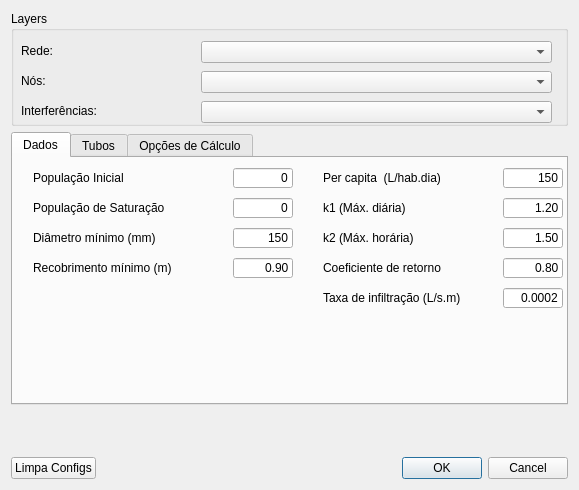
<?xml version="1.0" encoding="UTF-8"?>
<ui version="4.0">
 <class>SettingsDialog</class>
 <widget class="QDialog" name="SettingsDialog">
  <property name="geometry">
   <rect>
    <x>0</x>
    <y>0</y>
    <width>579</width>
    <height>490</height>
   </rect>
  </property>
  <property name="sizePolicy">
   <sizepolicy hsizetype="Fixed" vsizetype="Fixed">
    <horstretch>0</horstretch>
    <verstretch>0</verstretch>
   </sizepolicy>
  </property>
  <property name="minimumSize">
   <size>
    <width>579</width>
    <height>470</height>
   </size>
  </property>
  <property name="maximumSize">
   <size>
    <width>579</width>
    <height>600</height>
   </size>
  </property>
  <property name="windowTitle">
   <string>QEsg Configuração</string>
  </property>
  <layout class="QVBoxLayout" name="verticalLayout">
   <item>
    <widget class="QGroupBox" name="groupBox_Layers">
     <property name="sizePolicy">
      <sizepolicy hsizetype="MinimumExpanding" vsizetype="Preferred">
       <horstretch>0</horstretch>
       <verstretch>0</verstretch>
      </sizepolicy>
     </property>
     <property name="minimumSize">
      <size>
       <width>0</width>
       <height>115</height>
      </size>
     </property>
     <property name="title">
      <string>Layers</string>
     </property>
     <widget class="QComboBox" name="cmbRede">
      <property name="geometry">
       <rect>
        <x>190</x>
        <y>30</y>
        <width>351</width>
        <height>22</height>
       </rect>
      </property>
      <property name="minimumSize">
       <size>
        <width>300</width>
        <height>0</height>
       </size>
      </property>
      <property name="editable">
       <bool>false</bool>
      </property>
     </widget>
     <widget class="QLabel" name="label_4">
      <property name="geometry">
       <rect>
        <x>10</x>
        <y>30</y>
        <width>171</width>
        <height>20</height>
       </rect>
      </property>
      <property name="text">
       <string>Rede:</string>
      </property>
     </widget>
     <widget class="QComboBox" name="cmbVertices">
      <property name="geometry">
       <rect>
        <x>190</x>
        <y>60</y>
        <width>351</width>
        <height>22</height>
       </rect>
      </property>
      <property name="minimumSize">
       <size>
        <width>300</width>
        <height>0</height>
       </size>
      </property>
      <property name="editable">
       <bool>false</bool>
      </property>
      <property name="insertPolicy">
       <enum>QComboBox::InsertAtBottom</enum>
      </property>
     </widget>
     <widget class="QLabel" name="label_5">
      <property name="geometry">
       <rect>
        <x>10</x>
        <y>60</y>
        <width>171</width>
        <height>20</height>
       </rect>
      </property>
      <property name="text">
       <string>Nós:</string>
      </property>
     </widget>
     <widget class="QComboBox" name="cmbInterf">
      <property name="geometry">
       <rect>
        <x>190</x>
        <y>90</y>
        <width>351</width>
        <height>22</height>
       </rect>
      </property>
      <property name="minimumSize">
       <size>
        <width>300</width>
        <height>0</height>
       </size>
      </property>
      <property name="editable">
       <bool>false</bool>
      </property>
      <property name="insertPolicy">
       <enum>QComboBox::InsertAtBottom</enum>
      </property>
     </widget>
     <widget class="QLabel" name="label_9">
      <property name="geometry">
       <rect>
        <x>10</x>
        <y>90</y>
        <width>171</width>
        <height>20</height>
       </rect>
      </property>
      <property name="text">
       <string>Interferências:</string>
      </property>
     </widget>
    </widget>
   </item>
   <item>
    <widget class="QTabWidget" name="tabWidget">
     <property name="sizePolicy">
      <sizepolicy hsizetype="MinimumExpanding" vsizetype="MinimumExpanding">
       <horstretch>0</horstretch>
       <verstretch>0</verstretch>
      </sizepolicy>
     </property>
     <property name="minimumSize">
      <size>
       <width>0</width>
       <height>270</height>
      </size>
     </property>
     <property name="maximumSize">
      <size>
       <width>16777215</width>
       <height>16777215</height>
      </size>
     </property>
     <property name="currentIndex">
      <number>0</number>
     </property>
     <widget class="QWidget" name="tab">
      <attribute name="title">
       <string>Dados</string>
      </attribute>
      <widget class="QLabel" name="label_7">
       <property name="geometry">
        <rect>
         <x>310</x>
         <y>130</y>
         <width>171</width>
         <height>20</height>
        </rect>
       </property>
       <property name="text">
        <string>Taxa de infiltração (L/s.m)</string>
       </property>
      </widget>
      <widget class="QLineEdit" name="Txt_diametro">
       <property name="geometry">
        <rect>
         <x>220</x>
         <y>70</y>
         <width>60</width>
         <height>20</height>
        </rect>
       </property>
       <property name="minimumSize">
        <size>
         <width>60</width>
         <height>0</height>
        </size>
       </property>
       <property name="text">
        <string>150</string>
       </property>
       <property name="alignment">
        <set>Qt::AlignRight|Qt::AlignTrailing|Qt::AlignVCenter</set>
       </property>
       <property name="placeholderText">
        <string/>
       </property>
      </widget>
      <widget class="QLabel" name="label_16">
       <property name="geometry">
        <rect>
         <x>20</x>
         <y>10</y>
         <width>170</width>
         <height>20</height>
        </rect>
       </property>
       <property name="text">
        <string>População Inicial</string>
       </property>
      </widget>
      <widget class="QLabel" name="label_18">
       <property name="geometry">
        <rect>
         <x>20</x>
         <y>40</y>
         <width>170</width>
         <height>20</height>
        </rect>
       </property>
       <property name="text">
        <string>População de Saturação</string>
       </property>
      </widget>
      <widget class="QLabel" name="label_6">
       <property name="geometry">
        <rect>
         <x>310</x>
         <y>100</y>
         <width>171</width>
         <height>20</height>
        </rect>
       </property>
       <property name="text">
        <string>Coeficiente de retorno</string>
       </property>
      </widget>
      <widget class="QLineEdit" name="Txt_CoefInf">
       <property name="geometry">
        <rect>
         <x>490</x>
         <y>130</y>
         <width>60</width>
         <height>20</height>
        </rect>
       </property>
       <property name="minimumSize">
        <size>
         <width>60</width>
         <height>0</height>
        </size>
       </property>
       <property name="text">
        <string>0.0002</string>
       </property>
       <property name="alignment">
        <set>Qt::AlignRight|Qt::AlignTrailing|Qt::AlignVCenter</set>
       </property>
       <property name="placeholderText">
        <string/>
       </property>
      </widget>
      <widget class="QLabel" name="label_13">
       <property name="geometry">
        <rect>
         <x>20</x>
         <y>70</y>
         <width>170</width>
         <height>20</height>
        </rect>
       </property>
       <property name="text">
        <string>Diâmetro mínimo (mm)</string>
       </property>
      </widget>
      <widget class="QLineEdit" name="Txt_percapita">
       <property name="geometry">
        <rect>
         <x>490</x>
         <y>10</y>
         <width>60</width>
         <height>20</height>
        </rect>
       </property>
       <property name="minimumSize">
        <size>
         <width>60</width>
         <height>0</height>
        </size>
       </property>
       <property name="text">
        <string>150</string>
       </property>
       <property name="alignment">
        <set>Qt::AlignRight|Qt::AlignTrailing|Qt::AlignVCenter</set>
       </property>
       <property name="placeholderText">
        <string/>
       </property>
      </widget>
      <widget class="QLineEdit" name="Txt_CoefRet">
       <property name="geometry">
        <rect>
         <x>490</x>
         <y>100</y>
         <width>60</width>
         <height>20</height>
        </rect>
       </property>
       <property name="minimumSize">
        <size>
         <width>60</width>
         <height>0</height>
        </size>
       </property>
       <property name="text">
        <string>0.80</string>
       </property>
       <property name="alignment">
        <set>Qt::AlignRight|Qt::AlignTrailing|Qt::AlignVCenter</set>
       </property>
       <property name="placeholderText">
        <string/>
       </property>
      </widget>
      <widget class="QLabel" name="label_15">
       <property name="geometry">
        <rect>
         <x>20</x>
         <y>100</y>
         <width>170</width>
         <height>20</height>
        </rect>
       </property>
       <property name="text">
        <string>Recobrimento mínimo (m)</string>
       </property>
      </widget>
      <widget class="QLineEdit" name="Txt_popfim">
       <property name="geometry">
        <rect>
         <x>220</x>
         <y>40</y>
         <width>60</width>
         <height>20</height>
        </rect>
       </property>
       <property name="minimumSize">
        <size>
         <width>60</width>
         <height>0</height>
        </size>
       </property>
       <property name="text">
        <string>0</string>
       </property>
       <property name="alignment">
        <set>Qt::AlignRight|Qt::AlignTrailing|Qt::AlignVCenter</set>
       </property>
       <property name="placeholderText">
        <string/>
       </property>
      </widget>
      <widget class="QLabel" name="label">
       <property name="geometry">
        <rect>
         <x>310</x>
         <y>40</y>
         <width>171</width>
         <height>20</height>
        </rect>
       </property>
       <property name="text">
        <string>k1 (Máx. diária)</string>
       </property>
      </widget>
      <widget class="QLineEdit" name="Txt_k2">
       <property name="geometry">
        <rect>
         <x>490</x>
         <y>70</y>
         <width>60</width>
         <height>20</height>
        </rect>
       </property>
       <property name="minimumSize">
        <size>
         <width>60</width>
         <height>0</height>
        </size>
       </property>
       <property name="text">
        <string>1.50</string>
       </property>
       <property name="alignment">
        <set>Qt::AlignRight|Qt::AlignTrailing|Qt::AlignVCenter</set>
       </property>
       <property name="placeholderText">
        <string/>
       </property>
      </widget>
      <widget class="QLineEdit" name="Txt_k1">
       <property name="geometry">
        <rect>
         <x>490</x>
         <y>40</y>
         <width>60</width>
         <height>20</height>
        </rect>
       </property>
       <property name="minimumSize">
        <size>
         <width>60</width>
         <height>0</height>
        </size>
       </property>
       <property name="text">
        <string>1.20</string>
       </property>
       <property name="alignment">
        <set>Qt::AlignRight|Qt::AlignTrailing|Qt::AlignVCenter</set>
       </property>
       <property name="placeholderText">
        <string/>
       </property>
      </widget>
      <widget class="QLineEdit" name="Txt_rec_min">
       <property name="geometry">
        <rect>
         <x>220</x>
         <y>100</y>
         <width>60</width>
         <height>20</height>
        </rect>
       </property>
       <property name="minimumSize">
        <size>
         <width>60</width>
         <height>0</height>
        </size>
       </property>
       <property name="text">
        <string>0.90</string>
       </property>
       <property name="alignment">
        <set>Qt::AlignRight|Qt::AlignTrailing|Qt::AlignVCenter</set>
       </property>
       <property name="placeholderText">
        <string/>
       </property>
      </widget>
      <widget class="QLabel" name="label_2">
       <property name="geometry">
        <rect>
         <x>310</x>
         <y>70</y>
         <width>171</width>
         <height>20</height>
        </rect>
       </property>
       <property name="text">
        <string>k2 (Máx. horária)</string>
       </property>
      </widget>
      <widget class="QLabel" name="label_12">
       <property name="geometry">
        <rect>
         <x>310</x>
         <y>10</y>
         <width>171</width>
         <height>20</height>
        </rect>
       </property>
       <property name="text">
        <string>Per capita  (L/hab.dia)</string>
       </property>
      </widget>
      <widget class="QLineEdit" name="Txt_popini">
       <property name="geometry">
        <rect>
         <x>220</x>
         <y>10</y>
         <width>60</width>
         <height>20</height>
        </rect>
       </property>
       <property name="minimumSize">
        <size>
         <width>60</width>
         <height>0</height>
        </size>
       </property>
       <property name="text">
        <string>0</string>
       </property>
       <property name="alignment">
        <set>Qt::AlignRight|Qt::AlignTrailing|Qt::AlignVCenter</set>
       </property>
       <property name="placeholderText">
        <string/>
       </property>
      </widget>
     </widget>
     <widget class="QWidget" name="tab_5">
      <attribute name="title">
       <string>Tubos</string>
      </attribute>
      <widget class="QTableWidget" name="tableWidget">
       <property name="geometry">
        <rect>
         <x>10</x>
         <y>10</y>
         <width>291</width>
         <height>230</height>
        </rect>
       </property>
       <property name="sizePolicy">
        <sizepolicy hsizetype="Expanding" vsizetype="Expanding">
         <horstretch>0</horstretch>
         <verstretch>0</verstretch>
        </sizepolicy>
       </property>
       <property name="minimumSize">
        <size>
         <width>291</width>
         <height>230</height>
        </size>
       </property>
       <property name="acceptDrops">
        <bool>true</bool>
       </property>
       <property name="dragDropOverwriteMode">
        <bool>true</bool>
       </property>
       <property name="rowCount">
        <number>0</number>
       </property>
       <property name="columnCount">
        <number>2</number>
       </property>
       <column>
        <property name="text">
         <string>Diâmetro</string>
        </property>
        <property name="textAlignment">
         <set>AlignHCenter|AlignVCenter|AlignCenter</set>
        </property>
       </column>
       <column>
        <property name="text">
         <string>Manning</string>
        </property>
        <property name="textAlignment">
         <set>AlignHCenter|AlignVCenter|AlignCenter</set>
        </property>
       </column>
      </widget>
      <widget class="QPushButton" name="btnDel">
       <property name="geometry">
        <rect>
         <x>310</x>
         <y>60</y>
         <width>121</width>
         <height>23</height>
        </rect>
       </property>
       <property name="text">
        <string>Remove Linha</string>
       </property>
       <property name="icon">
        <iconset>
         <normaloff>:/plugins/QEsg/icons/buttons/minus.png</normaloff>:/plugins/QEsg/icons/buttons/minus.png</iconset>
       </property>
      </widget>
      <widget class="QPushButton" name="btnIns">
       <property name="geometry">
        <rect>
         <x>310</x>
         <y>30</y>
         <width>121</width>
         <height>23</height>
        </rect>
       </property>
       <property name="text">
        <string>Insere abaixo</string>
       </property>
       <property name="icon">
        <iconset>
         <normaloff>:/plugins/QEsg/icons/buttons/add.png</normaloff>:/plugins/QEsg/icons/buttons/add.png</iconset>
       </property>
      </widget>
     </widget>
     <widget class="QWidget" name="tab_2">
      <attribute name="title">
       <string>Opções de Cálculo</string>
      </attribute>
      <widget class="QLineEdit" name="Txt_maxForcar">
       <property name="geometry">
        <rect>
         <x>270</x>
         <y>90</y>
         <width>51</width>
         <height>20</height>
        </rect>
       </property>
       <property name="text">
        <string>0.00</string>
       </property>
       <property name="alignment">
        <set>Qt::AlignRight|Qt::AlignTrailing|Qt::AlignVCenter</set>
       </property>
       <property name="placeholderText">
        <string/>
       </property>
      </widget>
      <widget class="QLabel" name="label_19">
       <property name="geometry">
        <rect>
         <x>20</x>
         <y>80</y>
         <width>231</width>
         <height>41</height>
        </rect>
       </property>
       <property name="text">
        <string>Máximo aprofundamento a jusante antes de aumentar diâmetro (m)</string>
       </property>
       <property name="wordWrap">
        <bool>true</bool>
       </property>
      </widget>
      <widget class="QLabel" name="label_8">
       <property name="geometry">
        <rect>
         <x>20</x>
         <y>50</y>
         <width>171</width>
         <height>20</height>
        </rect>
       </property>
       <property name="text">
        <string>Vazão mínima (L/s)</string>
       </property>
      </widget>
      <widget class="QLineEdit" name="Txt_qmin">
       <property name="geometry">
        <rect>
         <x>270</x>
         <y>50</y>
         <width>51</width>
         <height>20</height>
        </rect>
       </property>
       <property name="text">
        <string>1.50</string>
       </property>
       <property name="alignment">
        <set>Qt::AlignRight|Qt::AlignTrailing|Qt::AlignVCenter</set>
       </property>
       <property name="placeholderText">
        <string/>
       </property>
      </widget>
      <widget class="QLabel" name="label_17">
       <property name="geometry">
        <rect>
         <x>20</x>
         <y>10</y>
         <width>201</width>
         <height>20</height>
        </rect>
       </property>
       <property name="sizePolicy">
        <sizepolicy hsizetype="Expanding" vsizetype="Minimum">
         <horstretch>0</horstretch>
         <verstretch>0</verstretch>
        </sizepolicy>
       </property>
       <property name="minimumSize">
        <size>
         <width>0</width>
         <height>20</height>
        </size>
       </property>
       <property name="text">
        <string>Relação Lâmina/Diâmetro máxima</string>
       </property>
      </widget>
      <widget class="QLineEdit" name="Txt_y_d_max">
       <property name="geometry">
        <rect>
         <x>270</x>
         <y>10</y>
         <width>51</width>
         <height>20</height>
        </rect>
       </property>
       <property name="text">
        <string>0.75</string>
       </property>
       <property name="alignment">
        <set>Qt::AlignRight|Qt::AlignTrailing|Qt::AlignVCenter</set>
       </property>
       <property name="placeholderText">
        <string/>
       </property>
      </widget>
      <widget class="QCheckBox" name="chkIgualaGS">
       <property name="enabled">
        <bool>true</bool>
       </property>
       <property name="geometry">
        <rect>
         <x>350</x>
         <y>10</y>
         <width>191</width>
         <height>31</height>
        </rect>
       </property>
       <property name="layoutDirection">
        <enum>Qt::RightToLeft</enum>
       </property>
       <property name="autoFillBackground">
        <bool>false</bool>
       </property>
       <property name="text">
        <string>Iguala Geratrizes
Superiores</string>
       </property>
       <property name="checked">
        <bool>false</bool>
       </property>
       <property name="tristate">
        <bool>false</bool>
       </property>
      </widget>
      <widget class="QCheckBox" name="chkDiamProgressivo">
       <property name="enabled">
        <bool>true</bool>
       </property>
       <property name="geometry">
        <rect>
         <x>350</x>
         <y>50</y>
         <width>191</width>
         <height>20</height>
        </rect>
       </property>
       <property name="layoutDirection">
        <enum>Qt::RightToLeft</enum>
       </property>
       <property name="autoFillBackground">
        <bool>false</bool>
       </property>
       <property name="text">
        <string>Diâmetros Progressivos</string>
       </property>
       <property name="checked">
        <bool>true</bool>
       </property>
       <property name="tristate">
        <bool>false</bool>
       </property>
      </widget>
      <widget class="QLabel" name="label_20">
       <property name="geometry">
        <rect>
         <x>20</x>
         <y>130</y>
         <width>231</width>
         <height>21</height>
        </rect>
       </property>
       <property name="sizePolicy">
        <sizepolicy hsizetype="Preferred" vsizetype="Minimum">
         <horstretch>0</horstretch>
         <verstretch>0</verstretch>
        </sizepolicy>
       </property>
       <property name="minimumSize">
        <size>
         <width>0</width>
         <height>20</height>
        </size>
       </property>
       <property name="text">
        <string>Altura de degrau para ser desprezada (m)</string>
       </property>
       <property name="wordWrap">
        <bool>true</bool>
       </property>
      </widget>
      <widget class="QLineEdit" name="Txt_deg_ignore">
       <property name="geometry">
        <rect>
         <x>270</x>
         <y>130</y>
         <width>51</width>
         <height>20</height>
        </rect>
       </property>
       <property name="text">
        <string>0.02</string>
       </property>
       <property name="alignment">
        <set>Qt::AlignRight|Qt::AlignTrailing|Qt::AlignVCenter</set>
       </property>
       <property name="placeholderText">
        <string/>
       </property>
      </widget>
      <widget class="QLabel" name="label_21">
       <property name="geometry">
        <rect>
         <x>20</x>
         <y>170</y>
         <width>231</width>
         <height>21</height>
        </rect>
       </property>
       <property name="sizePolicy">
        <sizepolicy hsizetype="Preferred" vsizetype="Minimum">
         <horstretch>0</horstretch>
         <verstretch>0</verstretch>
        </sizepolicy>
       </property>
       <property name="minimumSize">
        <size>
         <width>0</width>
         <height>20</height>
        </size>
       </property>
       <property name="text">
        <string>Altura mínima para degrau (m)</string>
       </property>
       <property name="wordWrap">
        <bool>true</bool>
       </property>
      </widget>
      <widget class="QLineEdit" name="Txt_deg_min">
       <property name="geometry">
        <rect>
         <x>270</x>
         <y>170</y>
         <width>51</width>
         <height>20</height>
        </rect>
       </property>
       <property name="text">
        <string>0.00</string>
       </property>
       <property name="alignment">
        <set>Qt::AlignRight|Qt::AlignTrailing|Qt::AlignVCenter</set>
       </property>
       <property name="placeholderText">
        <string/>
       </property>
      </widget>
      <widget class="QCheckBox" name="chkPrecSancad">
       <property name="enabled">
        <bool>true</bool>
       </property>
       <property name="geometry">
        <rect>
         <x>350</x>
         <y>80</y>
         <width>191</width>
         <height>20</height>
        </rect>
       </property>
       <property name="layoutDirection">
        <enum>Qt::RightToLeft</enum>
       </property>
       <property name="autoFillBackground">
        <bool>false</bool>
       </property>
       <property name="text">
        <string>Precisão conforme SANCAD</string>
       </property>
       <property name="checked">
        <bool>false</bool>
       </property>
       <property name="tristate">
        <bool>false</bool>
       </property>
      </widget>
      <widget class="QLineEdit" name="Txt_v_max">
       <property name="geometry">
        <rect>
         <x>270</x>
         <y>210</y>
         <width>51</width>
         <height>20</height>
        </rect>
       </property>
       <property name="text">
        <string>5.00</string>
       </property>
       <property name="alignment">
        <set>Qt::AlignRight|Qt::AlignTrailing|Qt::AlignVCenter</set>
       </property>
       <property name="placeholderText">
        <string/>
       </property>
      </widget>
      <widget class="QLabel" name="label_22">
       <property name="geometry">
        <rect>
         <x>20</x>
         <y>210</y>
         <width>231</width>
         <height>21</height>
        </rect>
       </property>
       <property name="sizePolicy">
        <sizepolicy hsizetype="Preferred" vsizetype="Minimum">
         <horstretch>0</horstretch>
         <verstretch>0</verstretch>
        </sizepolicy>
       </property>
       <property name="minimumSize">
        <size>
         <width>0</width>
         <height>20</height>
        </size>
       </property>
       <property name="text">
        <string>Velocidade máxima (m/s)</string>
       </property>
       <property name="wordWrap">
        <bool>true</bool>
       </property>
      </widget>
     </widget>
    </widget>
   </item>
   <item>
    <layout class="QHBoxLayout" name="horizontalLayout_2">
     <item>
      <widget class="QLabel" name="lbl_extGeo">
       <property name="text">
        <string/>
       </property>
      </widget>
     </item>
     <item>
      <widget class="QLabel" name="lbl_extReal">
       <property name="text">
        <string/>
       </property>
      </widget>
     </item>
     <item>
      <widget class="QLabel" name="lbl_extVirtual">
       <property name="minimumSize">
        <size>
         <width>0</width>
         <height>40</height>
        </size>
       </property>
       <property name="mouseTracking">
        <bool>true</bool>
       </property>
       <property name="text">
        <string/>
       </property>
       <property name="textFormat">
        <enum>Qt::AutoText</enum>
       </property>
       <property name="wordWrap">
        <bool>true</bool>
       </property>
      </widget>
     </item>
    </layout>
   </item>
   <item>
    <layout class="QHBoxLayout" name="horizontalLayout" stretch="0,0">
     <property name="spacing">
      <number>6</number>
     </property>
     <property name="sizeConstraint">
      <enum>QLayout::SetMinimumSize</enum>
     </property>
     <item>
      <widget class="QPushButton" name="btnLimpaSettings">
       <property name="toolTip">
        <string>Limpa os registros do Plugin do Projeto ativo</string>
       </property>
       <property name="statusTip">
        <string>Status Tip</string>
       </property>
       <property name="whatsThis">
        <string>Limpa os registros do Plugin do Projeto ativo</string>
       </property>
       <property name="text">
        <string>Limpa Configs</string>
       </property>
       <property name="shortcut">
        <string/>
       </property>
      </widget>
     </item>
     <item>
      <widget class="QDialogButtonBox" name="button_box">
       <property name="orientation">
        <enum>Qt::Horizontal</enum>
       </property>
       <property name="standardButtons">
        <set>QDialogButtonBox::Cancel|QDialogButtonBox::Ok</set>
       </property>
      </widget>
     </item>
    </layout>
   </item>
  </layout>
 </widget>
 <tabstops>
  <tabstop>cmbRede</tabstop>
  <tabstop>cmbVertices</tabstop>
  <tabstop>Txt_popini</tabstop>
  <tabstop>Txt_popfim</tabstop>
  <tabstop>Txt_diametro</tabstop>
  <tabstop>Txt_rec_min</tabstop>
  <tabstop>Txt_percapita</tabstop>
  <tabstop>Txt_k1</tabstop>
  <tabstop>Txt_k2</tabstop>
  <tabstop>Txt_CoefRet</tabstop>
  <tabstop>Txt_CoefInf</tabstop>
  <tabstop>btnLimpaSettings</tabstop>
  <tabstop>button_box</tabstop>
 </tabstops>
 <resources/>
 <connections>
  <connection>
   <sender>button_box</sender>
   <signal>accepted()</signal>
   <receiver>SettingsDialog</receiver>
   <slot>accept()</slot>
   <hints>
    <hint type="sourcelabel">
     <x>20</x>
     <y>20</y>
    </hint>
    <hint type="destinationlabel">
     <x>20</x>
     <y>20</y>
    </hint>
   </hints>
  </connection>
  <connection>
   <sender>button_box</sender>
   <signal>rejected()</signal>
   <receiver>SettingsDialog</receiver>
   <slot>reject()</slot>
   <hints>
    <hint type="sourcelabel">
     <x>20</x>
     <y>20</y>
    </hint>
    <hint type="destinationlabel">
     <x>20</x>
     <y>20</y>
    </hint>
   </hints>
  </connection>
 </connections>
</ui>
